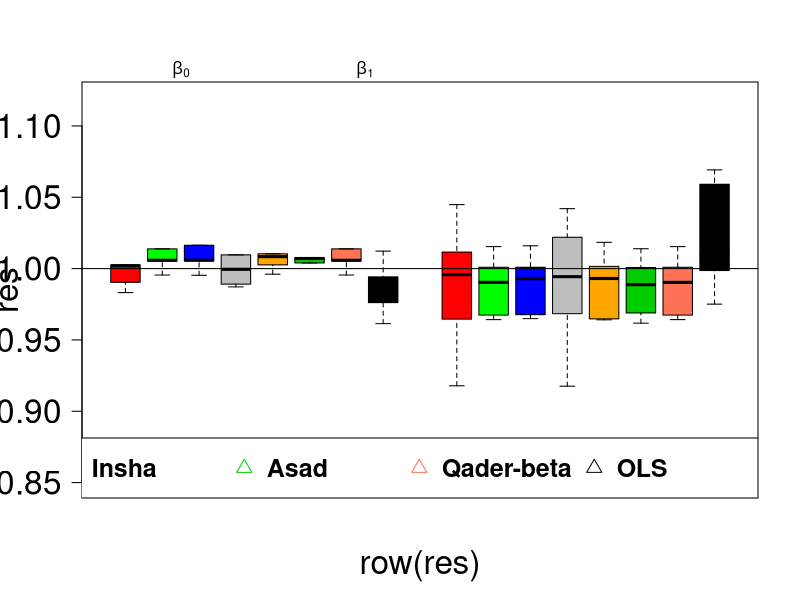
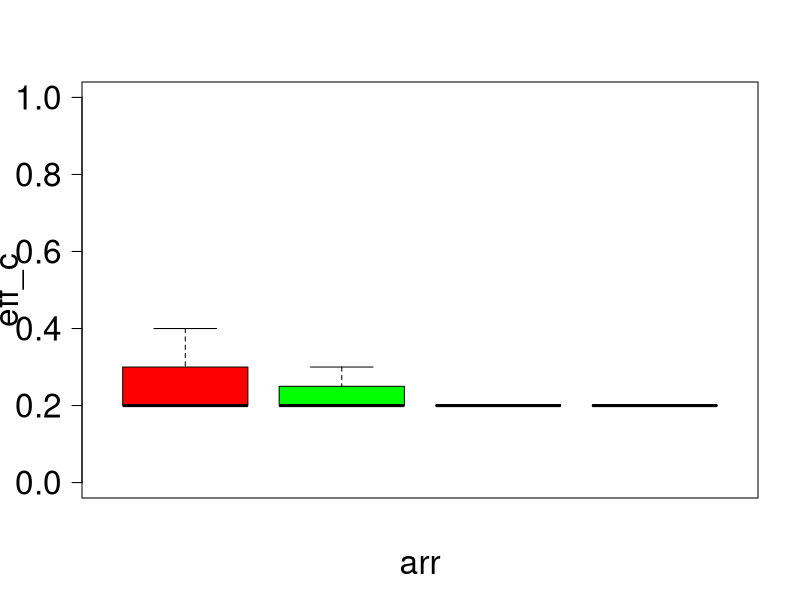
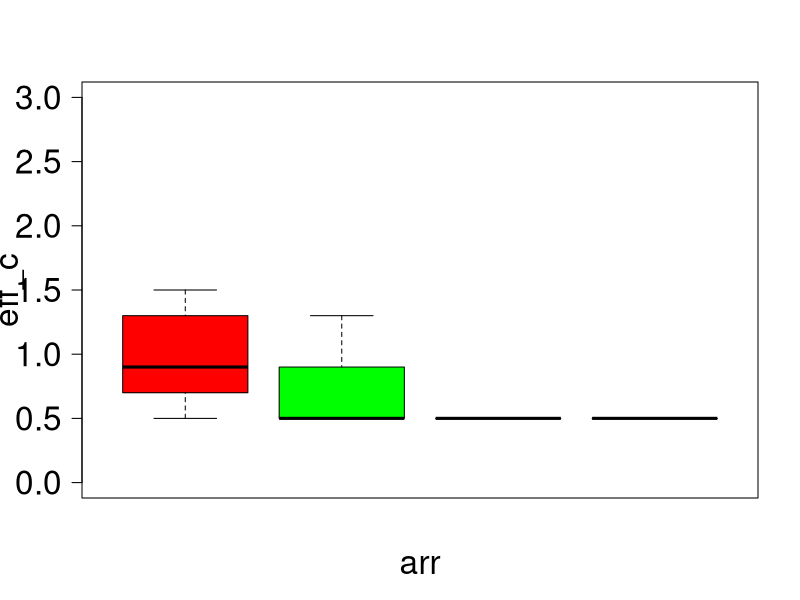
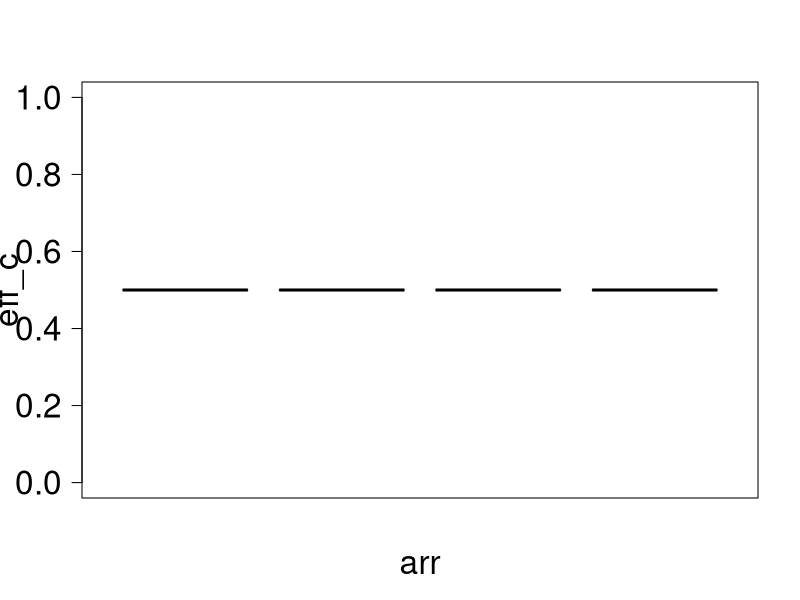
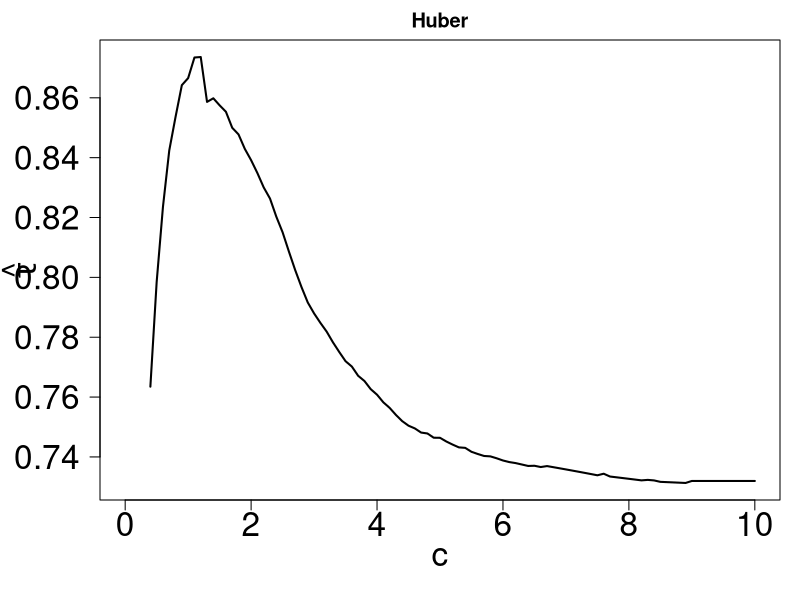
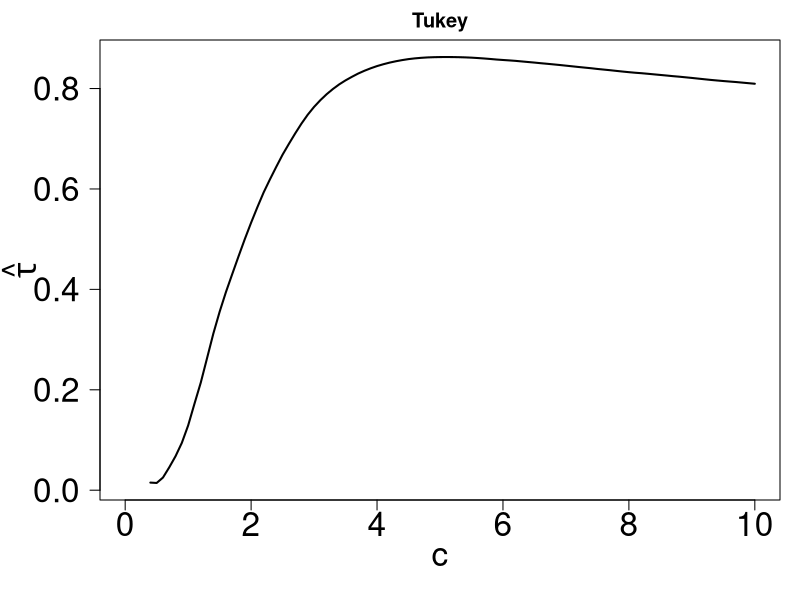
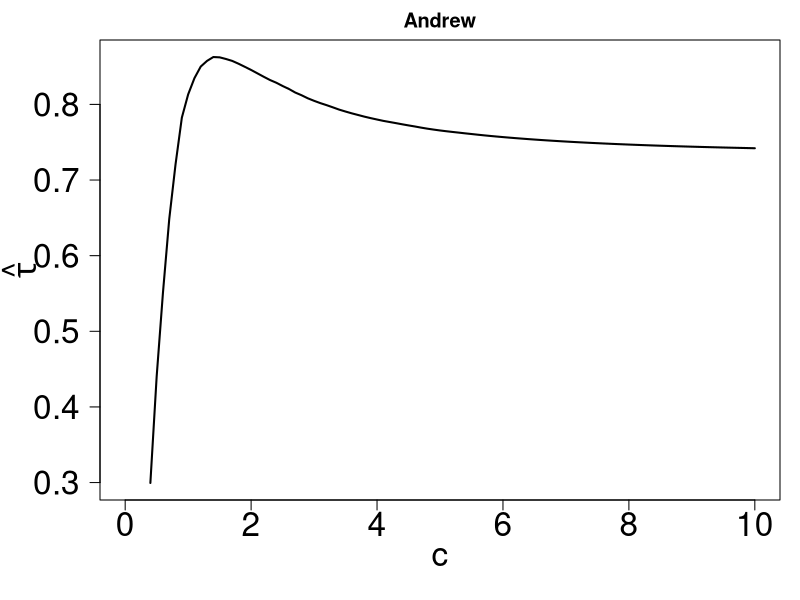

The R source for these figures, in order: (Note: this script raises an error after producing the figures.)
mad <- function(error)
{
  MAD <- median(abs(error-median(error)))
  (1.483*MAD)^2 
}

######### Huber psi function #################
H.psi <- function(error, tune) {
  error*(abs(error) <= tune) + sign(error)*tune*(abs(error) > tune)  
}

######### Huber weight function #################

H.wt <- function(error, tune) {
  1*(abs(error) <= tune)  
}

######### derivative of Huber's function

H.deri <- function(error, tune) {
  1*(abs(error) <= tune)
}

##################################
tau.hat.huber <- function(s, tune) {
  n <- length(s)
  tau <- sum(abs(s) <= tune)^2/(n*sum((abs(s) <= tune)*s^2 + tune^2 *(abs(s) > tune)))
}

#-------------------------Tukey's biweight function----

######### Tukey's psi function #################

T.psi <- function(error, tune) {
  error*(1-(error/tune)^2)^2*(abs(error) <= tune)
}

######### Tukey's weight function #################

T.wt <- function(error, tune) {
  (1-(error/tune)^2)^2*(abs(error) <= tune)
}

######### derivative of Tukey's function

T.deri <- function(error, tune) {
  (1-(error/tune)^2)*(1-5*(error/tune)^2)*(abs(error)<=tune)
}

##################################################
tau.hat.tukey <- function(s, tune) {
  tau <- mean(T.deri(s, tune))^2/(mean((abs(s) <= tune)*T.psi(s,tune)^2))
}
#--------------- Andrew's function -------------

A.psi <- function(error, tune) {
  tune*sin(error/tune)*(abs(error) <= tune*pi)
}


A.wt <- function(error, tune) {
  tune*(sin(error/tune)*(abs(error) <= tune*pi))/error
}

######### derivative of Andrew's function

A.deri <- function(error, tune) {
  cos(error/tune)*(abs(error) <= tune*pi)
}

##################################################
tau.hat.Andrew <- function(s, tune) {
  tau <- mean(A.deri(s, tune))^2/(mean((abs(s) <= tune*pi)*A.psi(s,tune)^2))
}

################# Alamgir's function

# psi function
Alam.psi <- function(error, tune) {
  ((16*error*exp(-2*(error/tune)^2))/(1 + exp(-(error/tune)^2))^4)*(abs(error) <= tune)
}

# weight function
Alam.wt <- function(error, tune) {
  ((16*exp(-2*(error/tune)^2))/(1 + exp(-(error/tune)^2))^4)*(abs(error) <= tune)
}

# 2nd derivative 
Alam.deri <- function(error, tune){
  ((16*exp(-2*(error/tune)^2)*(1- 4*(error/tune)^2*(1+2*exp(-(error/tune)^2))))/(1 + exp(-(error/tune)^2))^5)*(abs(error) <= tune)
}
################################################ tau hat
tau.hat.Alam <- function(s, tune) {
  tau <- mean(Alam.deri(s, tune))^2/(mean((abs(s) <= tune)*Alam.psi(s,tune)^2))
}


###################### Insha's function
Insha.psi <- function(error, tune) {
  (error/(1+(error/tune)^4)^2)*(abs(error) >= 0)
}

# weight function
Insha.wt <- function(error, tune) {
  (1/(1+(error/tune)^4)^2)*(abs(error) >= 0)
}

# 2nd derivative 
Insha.deri <- function(error, tune){
  ((((1+(error/tune)^2) - 8*(error/tune)^4))/((1+(error/tune)^4)^3)) *(abs(error) >= 0)
}
##################################

tau.hat.Insha <- function(s, tune) {
  tau <- mean(Insha.deri(s, tune))^2/(mean((abs(s) >= 0)*Insha.psi(s,tune)^2))
}

#################### Asad's function

Asad.psi <- function(error, tune){
  ((2*error/3) * (1-(error/tune)^4)^2)*(abs(error) <= tune)
}

# weight function
Asad.wt <- function(error, tune){
  ((2/3)*(1-(error/tune)^4)^2)*(abs(error) <= tune)
}

# derivative

Asad.deri <- function(error, tune){
  (0.6666667*((1-(error/tune)^4)^2 - 8*(error/tune)^4*(1-(error/tune)^4)))*(abs(error) <= tune)
}

#####################################

tau.hat.Asad <- function(s, tune) {
  tau <- mean(Asad.deri(s, tune))^2/(mean((abs(s) <= tune)*Asad.psi(s,tune)^2))
}

######################## Qader beta function
Qader.beta.psi <- function(error, tune){
  ((error/16)*(1-(error/tune)^2)^2 ) *(abs(error) <= tune)
}

# weight function
Qader.beta.wt <- function(error, tune){
  ((1/16)*(1-(error/tune)^2)^2 ) *(abs(error) <= tune)
}

# derivative

Qader.beta.deri <- function(error, tune){
  (0.0625*(1-(error/tune)^2)*(-4*(error/tune)^2 + (1-(error/tune)^2)))*(abs(error) <= tune)
}

#####################################

tau.hat.beta.Qader <- function(s, tune) {
  tau <- mean(Qader.beta.deri(s, tune))^2/(mean((abs(s) <= tune)*Qader.beta.psi(s,tune)^2))
}






n <- 10000

B0 <- 1
B1 <- 1


#tune = 2.1


################ Tua hat
x_1 <- rnorm(n)
e <- rt(n, df=5)
#e <- rnorm(n)
y = B0 + B1*x_1 + e
wts <- rep(1,n)

tune_range <- seq(0.4,10,.1)
tau.h <- vector()
for (indx in 1:length(tune_range)){
  for (itr in 1:10){
    mod <- lm(y~x_1,weights=wts)
    SS <- mad(mod$resid)
    err <- mod$resid/sqrt(SS)
    wts <- H.wt(err,tune_range[indx])
  }
  
  tau.h[indx] <- tau.hat.huber(err,tune_range[indx])
  
}

pdf("TauH.pdf")
par(mar=c(5, 5, 2, 1))
plot(tune_range,tau.h,type = "l",main = "Huber" , mgp = c(2.4, 1, 0), xlab ="", xlim=c(0,10),
     las=1, lwd=2, cex.lab=2, cex.axis=2, ylab="")
title(xlab="c", cex.lab=2,line = 2.5)
title(ylab=expression(hat(tau)), cex.lab=2,line = 3)
dev.off()
#--------------- for Tukey ----------
wts <- rep(1,n)
tau.T <- vector()
for (indx in 1:length(tune_range)){
  for (itr in 1:10){
    mod <- lm(y~x_1,weights=wts)
    SS <- mad(mod$resid)
    err <- mod$resid/sqrt(SS)
    wts <- T.wt(err,tune_range[indx])
  }
  
  tau.T[indx] <- tau.hat.tukey(err,tune_range[indx])
  
}

pdf("TauT1.pdf")
par(mar=c(5, 5, 2, 1))
plot(tune_range,tau.T,type = "l", main = "Tukey", mgp = c(2.4, 1, 0), xlab ="", xlim=c(0,10),
     las=1, lwd=2, cex.lab=2, cex.axis=2, ylab="")
title(xlab="c", cex.lab=2,line = 2.5)
title(ylab=expression(hat(tau)), cex.lab=2,line = 3)
dev.off()

#-------------- for Andrew's ----------
wts <- rep(1,n)
tau.A <- vector()
for (indx in 1:length(tune_range)){
  for (itr in 1:10){
    mod <- lm(y~x_1,weights=wts)
    SS <- mad(mod$resid)
    err <- mod$resid/sqrt(SS)
    wts <- A.wt(err,tune_range[indx])
  }
  
  tau.A[indx] <- tau.hat.Andrew(err,tune_range[indx])
  
}

pdf("TauA.pdf")
par(mar=c(5, 5, 2, 1))
plot(tune_range,tau.A,type = "l",main = "Andrew", mgp = c(2.4, 1, 0), xlab ="", xlim=c(0,10),
     las=1, lwd=2, cex.lab=2, cex.axis=2, ylab="")
title(xlab="c", cex.lab=2,line = 2.5)
title(ylab=expression(hat(tau)), cex.lab=2,line = 3)
dev.off()

# pdf("TauHTA.pdf")
# par(mar=c(5, 5, 2, 1))
# plot(tune_range,tau.A,type = "l", col = "red", ylim = c(0,1.5),main = "Huber, Tukey and Andrew efficiency factors for c", mgp = c(2.4, 1, 0), xlab ="", xlim=c(0,5),
#      las=1, lwd=2, cex.lab=2, cex.axis=2, ylab="")
# points(tune_range,tau.T,type = "l", col = "green" , main = "Tukey", mgp = c(2.4, 1, 0), xlab ="", xlim=c(0,5),
#        las=1, lwd=2, cex.lab=2, cex.axis=2, ylab="")
# points(tune_range,tau.h,type = "l", col = "blue", main = "Tukey", mgp = c(2.4, 1, 0), xlab ="", xlim=c(0,5),
#        las=1, lwd=2, cex.lab=2, cex.axis=2, ylab="")
# title(xlab="c", cex.lab=2,line = 2.5)
# title(ylab=expression(hat(tau)), cex.lab=2,line = 3)
# 
# legend("topright", legend = c("Huber", "Tukey", "Andrew"),
#        cex = 2,box.lwd = 1,box.lty = 1,
#        text.font = 1.5,col = c("red","green", "blue"),
#        lty = 1, pch = 16)
# 
# 
# dev.off()


#########################################
# Find maximum tau for c vlaues and 
#then boxplot for several simulations
########################################
n= 5000
tune_range <- seq(0.5,5,.2)
res <- replicate(5,{
  
  x_1 <- rnorm(n)
  e <- rt(n, df=2)
  #e <- rnorm(n)
  y = B0 + B1*x_1 + e
  wts <- rep(1,n)
  
  tau.h <- vector()
  for (indx in 1:length(tune_range)){
    for (itr in 1:10){
      mod <- lm(y~x_1,weights=wts)
      SS <- mad(mod$resid)
      err <- mod$resid/sqrt(SS)
      wts <- H.wt(err,tune_range[indx])
    }
    
    tau.h[indx] <- tau.hat.huber(err,tune_range[indx])
    
  }
  
  #plot(tune_range,tau.h,type = "l")
  tau.hat.h <- max(tau.h)
  
  #--------------- for Tukey ----------
  wts <- rep(1,n)
  tau.T <- vector()
  for (indx in 1:length(tune_range)){
    for (itr in 1:10){
      mod <- lm(y~x_1,weights=wts)
      SS <- mad(mod$resid)
      err <- mod$resid/sqrt(SS)
      wts <- T.wt(err,tune_range[indx])
    }
    
    tau.T[indx] <- tau.hat.tukey(err,tune_range[indx])
    
  }
  
  #plot(tune_range,tau.T,type = "l")
  tau.hat.T <- max(tau.T)
  
  #-------------- for Andrew's ----------
  wts <- rep(1,n)
  tau.A <- vector()
  for (indx in 1:length(tune_range)){
    for (itr in 1:10){
      mod <- lm(y~x_1,weights=wts)
      SS <- mad(mod$resid)
      err <- mod$resid/sqrt(SS)
      wts <- A.wt(err,tune_range[indx])
    }
    
    tau.A[indx] <- tau.hat.Andrew(err,tune_range[indx])
    
  }
  
  #plot(tune_range,tau.A,type = "l")
  tau.hat.A <- max(tau.A)
  
  
  #################### For Alamgir
  
  wts <- rep(1,n)
  tau.Alam <- vector()
  for (indx in 1:length(tune_range)){
    for (itr in 1:10){
      mod <- lm(y~x_1,weights=wts)
      SS <- mad(mod$resid)
      err <- mod$resid/sqrt(SS)
      wts <- Alam.wt(err,tune_range[indx])
    }
    
    tau.Alam[indx] <- tau.hat.Alam(err,tune_range[indx])
    
  }
  
  #plot(tune_range,tau.A,type = "l")
  tau.hat.Alam <- max(tau.Alam)
  
  
  wts <- rep(1,n)
  tau.Insha <- vector()
  for (indx in 1:length(tune_range)){
    for (itr in 1:10){
      mod <- lm(y~x_1,weights=wts)
      SS <- mad(mod$resid)
      err <- mod$resid/sqrt(SS)
      wts <- Insha.wt(err,tune_range[indx])
    }
    
    tau.Insha[indx] <- tau.hat.Insha(err,tune_range[indx])
    
  }
  
  #plot(tune_range,tau.A,type = "l")
  tau.hat.Insha <- max(tau.Insha)
  
  
  #------------------------- For Asad
  
  wts <- rep(1,n)
  tau.Asad <- vector()
  for (indx in 1:length(tune_range)){
    for (itr in 1:10){
      mod <- lm(y~x_1,weights=wts)
      SS <- mad(mod$resid)
      err <- mod$resid/sqrt(SS)
      wts <- Asad.wt(err,tune_range[indx])
    }
    
    tau.Asad[indx] <- tau.hat.Asad(err,tune_range[indx])
    
  }
  
  #plot(tune_range,tau.Asad,type = "l")
  tau.hat.Asad <- max(tau.Asad)
  
  #------------------------------ For Qader beta function
  wts <- rep(1,n)
  tau.beta.Qader <- vector()
  for (indx in 1:length(tune_range)){
    for (itr in 1:10){
      mod <- lm(y~x_1,weights=wts)
      SS <- mad(mod$resid)
      err <- mod$resid/sqrt(SS)
      wts <- Qader.beta.wt(err,tune_range[indx])
    }
    
    tau.beta.Qader[indx] <- tau.hat.beta.Qader(err,tune_range[indx])
    
  }
  
  #plot(tune_range,tau.Qader,type = "l")
  tau.hat.beta.Qader <- max(tau.beta.Qader)
  
  ##############################################
  # Calculating Coefficients for tune with highest tau
  ##############################################
  
  
  #------------- Huber method --------------
  
  
  coeff_H <- rep(NA,2)
  
  for (i in 1:10){
    mod <- lm(y~x_1,weights=wts)
    SS <- mad(mod$resid)
    err <- mod$resid/sqrt(SS)
    wts <- H.wt(err,tune_range[min(which(tau.hat.h==tau.h))])
    coeff_H <- mod$coefficients
  }
  
  # ---------------- Tukey method -------------
  
  coeff_T <- rep(NA, 2)
  for (i in 1:10){
    mod <- lm(y~x_1,weights=wts)
    SS <- mad(mod$resid)
    err <- mod$resid/sqrt(SS)
    wts <- T.wt(err,tune_range[min(which(tau.hat.T==tau.T))])
    coeff_T <- mod$coefficients
  }
  
  #--------------------- Alamgir mwthod-------------
  
  coeff_Alam <- rep(NA, 2)
  for (i in 1:10){
    mod <- lm(y~x_1,weights=wts)
    SS <- mad(mod$resid)
    err <- mod$resid/sqrt(SS)
    wts <- Alam.wt(err,tune_range[min(which(tau.hat.Alam==tau.Alam))])
    coeff_Alam <- mod$coefficients
  }
  
  #------------------------ Insha method
  coeff_Insha <- rep(NA, 2)
  for (i in 1:10){
    mod <- lm(y~x_1,weights=wts)
    SS <- mad(mod$resid)
    err <- mod$resid/sqrt(SS)
    wts <- Insha.wt(err,tune_range[min(which(tau.hat.Insha==tau.Insha))])
    coeff_Insha <- mod$coefficients
  }
  
  #------------------------------ Asad method
  
  coeff_Asad <- rep(NA, 2)
  for (i in 1:10){
    mod <- lm(y~x_1,weights=wts)
    SS <- mad(mod$resid)
    err <- mod$resid/sqrt(SS)
    wts <- Asad.wt(err,tune_range[min(which(tau.hat.Asad==tau.Asad))])
    coeff_Asad <- mod$coefficients
  }
  
  #------------------------- Qader beta method
  
  coeff_beta_Qader <- rep(NA, 2)
  for (i in 1:10){
    mod <- lm(y~x_1,weights=wts)
    SS <- mad(mod$resid)
    err <- mod$resid/sqrt(SS)
    wts <- Qader.beta.wt(err,tune_range[min(which(tau.hat.beta.Qader==tau.beta.Qader))])
    coeff_beta_Qader <- mod$coefficients
  }
  
  #-----------------OLS method-----------
  
  mod <- lm(y~x_1)
  coeff_OLS <- mod$coefficients
  
  #----------- Andrew's method ---------
  
  coeff_Ad <- rep(NA, 2)
  for (i in 1:10){
    mod <- lm(y~x_1,weights=wts)
    SS <- mad(mod$resid)
    err <- mod$resid/sqrt(SS)
    wts <- A.wt(err,tune_range[min(which(tau.hat.A==tau.A))])
    #abline(mod)
    coeff_Ad <- mod$coefficients
  }
  
  c(coeff_H[1],coeff_T[1],coeff_Ad[1],coeff_Alam[1],coeff_Insha[1], coeff_Asad[1],coeff_beta_Qader[1],coeff_OLS[1],
    coeff_H[2],coeff_T[2],coeff_Ad[2],coeff_Alam[2], coeff_Insha[2], coeff_Asad[2],coeff_beta_Qader[2],coeff_OLS[2])
})


#pdf(file="box.pdf")
#par(mar=c(5, 5, 2, 1))
boxplot(res~row(res), outline=FALSE, las=2, xaxt="n",at=c(1,2,3,4,5,6,7,8,10,11,12,13,14,15,16,17),ylim=c(.85,1.12),
        cex.axis=2, cex.lab=2, col=c("red","green", "blue", "gray","orange","green3", "coral1", "black"))
abline(h=1)
#points(apply(res,1,mean),pch=16)
mtext(expression(beta[0]), at=2.5, line = 0)
mtext(expression(beta[1]), at=7.5, line = 0)
legend("bottomright", legend = c("Huber", "Tukey", "Andrew","Alamgir", "Insha", "Asad", "Qader-beta",  "OLS"),
       cex = 1.5,box.lwd = 1,box.lty = 1,
       text.font = 2,col = c("red","green", "blue", "gray", "orange", "green3","coral1", "black"),
       pch = 2,horiz = T)
#dev.off()






#############################################
# Obtaining c values on 10 simulations for Huber, Tukey, Andrew's
#############################################


n <- c(50, 100, 500, 1000)

B0 <- 1
B1 <- 1



res <- replicate(20,{
  eff_c.H <- vector()
  for(samp in 1:length(n)){
    x_1 <- rnorm(n[samp])
    e <- rt(n[samp], df=1)
    
    y = B0 + B1*x_1 + e
    wts <- rep(1,n[samp])
    
    tune_range <- seq(0.2,3,.1)
    tau.h <- vector()
    for (indx in 1:length(tune_range)){
      for (itr in 1:10){
        mod <- lm(y~x_1,weights=wts)
        err <- scale(mod$resid)
        wts <- H.wt(err,tune_range[indx])
      }
      
      tau.h[indx] <- tau.hat.huber(err,tune_range[indx])
      
    }
    
    tau.hat.h <- max(tau.h)
    
    eff_c.H[samp] <- tune_range[min(which(tau.hat.h==tau.h))]
  }
  eff_c.H
})

eff_c <- as.vector(res) 
arr <- as.vector(array(c(1:4),dim = c(length(n),20)))


boxplot(eff_c~arr, outline=FALSE, ylim = c(0,1), las=2, xaxt="n",at=c(1,2,3,4),
        cex.axis=2, cex.lab=2, col=c("red","green"))


#--------------- for Tukey ----------

res <- replicate(10,{
  eff_c.T <- vector()
  for(samp in 1:length(n)){
    x_1 <- rnorm(n[samp])
    e <- rt(n[samp], df=1)
    
    y = B0 + B1*x_1 + e
    wts <- rep(1,n[samp])
    
    tau.T <- vector()
    for (indx in 1:length(tune_range)){
      for (itr in 1:10){
        mod <- lm(y~x_1,weights=wts)
        err <- scale(mod$resid)
        wts <- T.wt(err,tune_range[indx])
      }
      
      tau.T[indx] <- tau.hat.tukey(err,tune_range[indx])
      
    }
    
    tau.hat.T <- max(tau.T)
    eff_c.T[samp] <- tune_range[min(which(tau.hat.T==tau.T))]
  }
  eff_c.T
})

eff_c <- as.vector(res) 
arr <- as.vector(array(c(1:4),dim = c(length(n),10)))


boxplot(eff_c~arr, outline=FALSE, ylim = c(0,3), las=2, xaxt="n",at=c(1,2,3,4),
        cex.axis=2, cex.lab=2, col=c("red","green"))



#-------------- for Andrew's ----------

res <- replicate(20,{
  eff_c.A <- vector()
  for(samp in 1:length(n)){
    x_1 <- rnorm(n[samp])
    e <- rt(n[samp], df=1)
    
    y = B0 + B1*x_1 + e
    wts <- rep(1,n[samp])
    
    tau.A <- vector()
    for (indx in 1:length(tune_range)){
      for (itr in 1:10){
        mod <- lm(y~x_1,weights=wts)
        err <- scale(mod$resid)
        wts <- T.wt(err,tune_range[indx])
      }
      
      tau.A[indx] <- tau.hat.Andrew(err,tune_range[indx])
      
    }
    
    tau.hat.A <- max(tau.A)
    
    eff_c.A[samp] <- tune_range[min(which(tau.hat.A==tau.A))]
  }
  eff_c.A
})

eff_c <- as.vector(res) 
arr <- as.vector(array(c(1:4),dim = c(length(n),20)))


boxplot(eff_c~arr, outline=FALSE, ylim = c(0,1), las=2, xaxt="n",at=c(1,2,3,4),
        cex.axis=2, cex.lab=2, col=c("red","green"))


####################################################
# 1000 simulatons, cosidering different contimination and then calculating 
# mean and sd of B1, B2 over thousand simulatons
####################################################

# lamda percent of Contimination
cont <- function(lambda, n){
  (lambda*n)/100
  
}

contimination <- c(cont(5,n), cont(10,n), cont(15,n), cont(25,n))


#---------------------- Huber

coeff_H <- matrix(NA,length(contimination),2)


res <- replicate(5,{
  
  x_1 <- rnorm(n)
  
  for(j in 1:length(contimination)){
    e <- c(rnorm(n-contimination[j]),rt(contimination[j], df=1))
    
    y = B0 + B1*x_1 + e
    wts <- rep(1,n)
    
    tune_range <- seq(0.2,3,.1)
    tau.h <- vector()
    for (indx in 1:length(tune_range)){
      for (itr in 1:10){
        mod <- lm(y~x_1,weights=wts)
        err <- scale(mod$resid)
        wts <- H.wt(err,tune_range[indx])
      }
      
      tau.h[indx] <- tau.hat.huber(err,tune_range[indx])
      
    }
    
    #plot(tune_range,tau.h,type = "l")
    tau.hat.h <- max(tau.h)
    
    
    for (i in 1:10){
      mod <- lm(y~x_1,weights=wts)
      err <- scale(mod$resid)
      wts <- H.wt(err,tune_range[min(which(tau.hat.h==tau.h))])
      coeff_H[j,] <- mod$coefficients
    }
  }
  coeff_H
})

apply(res, MARGIN=c(1,2),mean)
apply(res, MARGIN=c(1,2),sd)


#------------------------------- Tukey

coeff_T <- matrix(NA, length(contimination),2)

res <- replicate(5,{
  
  x_1 <- rnorm(n)
  
  for(j in 1:length(contimination)){
    e <- c(rnorm(n-contimination[j]),rt(contimination[j], df=1))
    
    y = B0 + B1*x_1 + e
    wts <- rep(1,n)
    
    tune_range <- seq(0.2,3,.1)
    wts <- rep(1,n)
    tau.T <- vector()
    for (indx in 1:length(tune_range)){
      for (itr in 1:10){
        mod <- lm(y~x_1,weights=wts)
        err <- scale(mod$resid)
        wts <- T.wt(err,tune_range[indx])
      }
      
      tau.T[indx] <- tau.hat.tukey(err,tune_range[indx])
      
    }
    
    tau.hat.T <- max(tau.T)
    
    for (i in 1:10){
      mod <- lm(y~x_1,weights=wts)
      err <- scale(mod$resid)
      wts <- T.wt(err,tune_range[min(which(tau.hat.T==tau.T))])
      coeff_T[j,] <- mod$coefficients
    }
  }
  coeff_T
})

apply(res, MARGIN=c(1,2), mean)
apply(res, MARGIN=c(1,2), sd)


#------------------------------- Andrew

coeff_Ad <- matrix(NA, length(contimination), 2)
res <- replicate(5,{
  
  x_1 <- rnorm(n)
  
  for(j in 1:length(contimination)){
    e <- c(rnorm(n-contimination[j]),rt(contimination[j], df=1))
    
    y = B0 + B1*x_1 + e
    wts <- rep(1,n)
    
    tune_range <- seq(0.2,3,.1)
    
    
    wts <- rep(1,n)
    tau.A <- vector()
    for (indx in 1:length(tune_range)){
      for (itr in 1:10){
        mod <- lm(y~x_1,weights=wts)
        err <- scale(mod$resid)
        wts <- A.wt(err,tune_range[indx])
      }
      
      tau.A[indx] <- tau.hat.Andrew(err,tune_range[indx])
      
    }
    
    tau.hat.A <- max(tau.A)
    for (i in 1:10){
      mod <- lm(y~x_1,weights=wts)
      err <- scale(mod$resid)
      wts <- A.wt(err,tune_range[min(which(tau.hat.A==tau.A))])
      #abline(mod)
      coeff_Ad[j,] <- mod$coefficients
    }
  }
  coeff_Ad
})
apply(res, MARGIN=c(1,2), mean)
apply(res, MARGIN=c(1,2), sd)


#------------------------------ OLS


coeff_OLS <- matrix(NA, length(contimination), 2)

res <- replicate(5,{
  
  x_1 <- rnorm(n)
  
  for(j in 1:length(contimination)){
    e <- c(rnorm(n-contimination[j]),rt(contimination[j], df=1))
    
    y = B0 + B1*x_1 + e
    
    mod <- lm(y~x_1)
    coeff_OLS[j,] <- mod$coefficients
  }
  coeff_OLS
})

apply(res, MARGIN=c(1,2), mean)
apply(res, MARGIN=c(1,2), sd)





#################################################
#   ploting B1 considering c with high effiency factor and other c values 
#   between 0.2 & 10 with difference 0.1
#################################################

n <- 1000

x_1 <- rnorm(n)
e <- rt(n, df=1)

y = B0 + B1*x_1 + e
wts <- rep(1,n)

tune_range <- seq(0.2,10,.1)

#--------------- For Huber -----------

coeff <- matrix(NA, length(tune_range),2)
tau.h <- vector()
for (indx in 1:length(tune_range)){
  for (itr in 1:10){
    mod <- lm(y~x_1,weights=wts)
    err <- scale(mod$resid)
    wts <- H.wt(err,tune_range[indx])
    coeff[indx,] <- mod$coefficients
  }
  
  tau.h[indx] <- tau.hat.huber(err,tune_range[indx])
  
}

plot(tune_range,tau.h,type = "l")
tau.hat.h <- max(tau.h)

plot(tune_range, coeff[,1], type = "l")
abline(v=tune_range[which(tau.hat.h==tau.h)])
abline(h=1)


#--------------- for Tukey ----------
coeff <- matrix(NA, length(tune_range),2)
tau.T <- vector()
for (indx in 1:length(tune_range)){
  for (itr in 1:10){
    mod <- lm(y~x_1,weights=wts)
    err <- scale(mod$resid)
    wts <- T.wt(err,tune_range[indx])
    coeff[indx,] <- mod$coefficients
  }
  
  tau.T[indx] <- tau.hat.tukey(err,tune_range[indx])
  
}

#plot(tune_range,tau.T,type = "l")
tau.hat.T <- max(tau.T)

plot(tune_range, coeff[,1], type = "l", ylim = c(0.5,3))
abline(v=tune_range[which(tau.hat.T==tau.T)])
abline(h=1)


#-------------- for Andrew's ----------
coeff <- matrix(NA, length(tune_range),2)
tau.A <- vector()
for (indx in 1:length(tune_range)){
  for (itr in 1:10){
    mod <- lm(y~x_1,weights=wts)
    err <- scale(mod$resid)
    wts <- A.wt(err,tune_range[indx])
    coeff[indx,] <- mod$coefficients
  }
  
  tau.A[indx] <- tau.hat.Andrew(err,tune_range[indx])
  
}

tau.hat.A <- max(tau.A)

plot(tune_range, coeff[,1], type = "l", ylim = c(0.5,3))
abline(v=tune_range[which(tau.hat.A==tau.A)])
abline(h=1)
